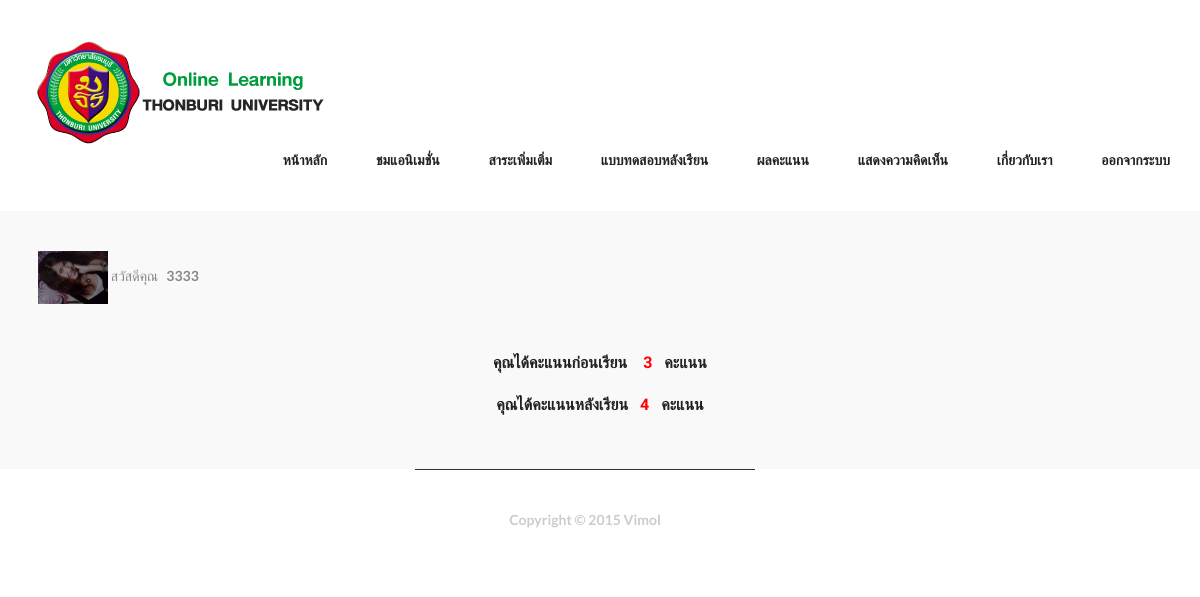
The app's page /showscore.php (signed in) with its own data.
### tables this page shows
CREATE TABLE `tb_member` (
  `Username` varchar(100) NOT NULL,
  `Password` varchar(100) NOT NULL,
  `Name` varchar(100) NOT NULL,
  `Email` varchar(100) NOT NULL,
  `Gender` varchar(100) NOT NULL,
  `Mtype` varchar(100) NOT NULL,
  `Pic` varchar(200) NOT NULL
);

CREATE TABLE `tb_score` (
  `Username` varchar(100) NOT NULL,
  `PrevScore` varchar(2) NOT NULL,
  `CurrentScore` varchar(2) NOT NULL
);

### showscore.php (the view, shortened to what this page needs)
<?php
$sql_request_image = "Select Pic From tb_member Where Username='".$_SESSION['ses_user']."'";
$result_request_image = mysql_query($sql_request_image);
$image_name = mysql_result($result_request_image,0,0);
$dir = "profile_images/";
?>
<!doctype html>
<html>
<head>
<link href="css/bootstrap.css" rel="stylesheet" type="text/css">
<link href="css/style-homepage.css" rel="stylesheet" type="text/css">
<link href="css/linecons.css" rel="stylesheet" type="text/css">
<link href="css/font-awesome.css" rel="stylesheet" type="text/css">
<link href="css/responsive.css" rel="stylesheet" type="text/css">
<link href="css/animate.css" rel="stylesheet" type="text/css">
</head>
<body>
<header id="header_outer">
  <div class="container">
    <div class="header_section">
    <table width="300" border="0">
  <tbody>
    <tr>
      <td><center>
      <a href="#"><img src="img/logo2.png" width="300" height="120" alt=""></a>
      </td>
    </tr>
  </tbody>
</table>
      <nav class="nav" id="nav">
        <ul class="">
           <li><a href="homepage.php">หน้าหลัก</a></li>
          <li><a href="animation.php">ชมแอนิเมชั่น</a></li>
          <li><a href="substance.php">สาระเพิ่มเติ่ม</a></li>
          <li><a href="posttest.php">แบบทดสอบหลังเรียน</a></li>
          <li><a href="showscore.php">ผลคะแนน</a></li>
          <li><a href="showcomment.php">แสดงความคิดเห็น</a></li>
          <li><a href="about.php">เกี่ยวกับเรา</a></li>
          <li><a href="logout.php">ออกจากระบบ</a></li>
        </ul>
      </nav>
      <a class="res-nav_click animated wobble wow"  href="javascript:void(0)"><i class="fa-bars"></i></a> </div>
  </div>
</header>
<section id="top_content" class="top_cont_outer">
  <div class="top_cont_inner">
    <div class="container"> <br><br>
   </b> &nbsp;&nbsp; <?php echo " <img style='width:70px' src='".$dir.$image_name."'/>" ?> สวัสดีคุณ   &nbsp;&nbsp;<b><?php echo $_SESSION['ses_user']?>
      <div class="top_content">
        <div class="row"><center>
         <?php
$sql="Select Mtype From tb_member Where Username='".$_SESSION['ses_user']."'";
$result = mysql_query($sql);
$cell_data = mysql_result($result,0,0);
if($cell_data == "New"){
	$sql_score_new1="Select PrevScore From tb_score Where Username='".$_SESSION['ses_user']."'";
	$result_score_new1 = mysql_query($sql_score_new1);
	$row = mysql_num_rows($result_score_new1);
	if($row == 0)
	{
	?>
 <h2>คุณยังไม่เคยทำแบบทดสอบก่อนเรียน</h2>
 <br>
 <a href="pretest.php" class="learn_more2">ทำแบบทดสอบก่อนเรียน</a> </div>
<?php
	}
	else
	{
		?>
    <h2>คุณได้คะแนนก่อนเรียน &nbsp;&nbsp; <?php echo $_score_new1 ?>&nbsp;&nbsp; คะแนน</h2>
    <br>
    <a href="posttest.php" class="learn_more2">ทำแบบทดสอบหลังเรียน</a> </div>
	<?php }
}
else{
	$sql_score_old1="Select PrevScore From tb_score Where Username='".$_SESSION['ses_user']."'";
	$result_score_old1 = mysql_query($sql_score_old1);
	$_score_old1 = mysql_result($result_score_old1,0,0);
	$sql_score_old2="Select CurrentScore From tb_score Where Username='".$_SESSION['ses_user']."'";
	$result_score_old2 = mysql_query($sql_score_old2);
	$_score_old2 = mysql_result($result_score_old2,0,0);
	if($_score_old2 == "")
	{?>
    <h2>คุณได้คะแนนก่อนเรียน &nbsp;&nbsp; <?php echo $_score_old1 ?>&nbsp;&nbsp; คะแนน</h2>
    <br>
    <a href="posttest.php" class="learn_more2">ทำแบบทดสอบหลังเรียน</a> </div>
<?php	}
	else
	{
	?>
		 <h3>คุณได้คะแนนก่อนเรียน &nbsp;&nbsp;<font color="#FF0004"> <?php echo $_score_old1 ?>&nbsp;&nbsp;</font> คะแนน</h3>
    <br>
     <h3>คุณได้คะแนนหลังเรียน&nbsp;&nbsp; <font color="#FF0004"> <?php echo $_score_old2 ?>&nbsp;&nbsp;</font> คะแนน</h3>
    <br>
  <?php
	}
	?>
<?php } ?>
        </center></div>
      </div>
    </div>
  </div>
</section>
<div class="container row col-md-4 col-md-offset-4">
  <div class="container row col-md-12">
    <div class="footer_bottom"> <span>Copyright © 2015 Vimol </span> </div>
  </div>
</body>
</html>

### css/style-homepage.css (style rules this page uses)
ul { list-style:none; }
img { max-width:100%; }
a, a:hover, a:active { outline:0px !important }
body { background:#fff; font-family: 'Lato', sans-serif; font-size:14px; font-weight:normal; color:#888888; margin:0; }
h3 { font-family: 'Dosis', sans-serif; font-weight: 600; color:#222222; font-size:16px; margin:0 0 5px 0; text-transform:uppercase; }
#header_outer { background:#ffffff; padding:30px 0px; }
.header_section { position:relative; }
.nav { float:right; }
.nav ul { list-style:none; padding:0px; }
.nav ul li { display:inline-block; margin:0 23px; }
.nav ul li:last-child { margin:0 0 0 23px; }
.nav ul li a { display:block; font-size:14px; color:#222222; font-family:'Dosis'; text-decoration:none; text-transform:uppercase; font-weight: 600; transition:all 0.2s ease-in-out; -moz-transition:all 0.2s ease-in-out; -webkit-transition:all 0.2s ease-in-out; }
.top_cont_outer { background:#f9f9f9; position:relative; }
.top_cont_inner { background:#f9f9f9; }
.top_content { position:relative; padding-top: 50px; padding-bottom:30px; }
.footer_bottom { border-top:1px solid #333333; padding:40px 0; }
.footer_bottom span { display:block; font-size:14px; color:#cccccc; text-align:center; }

### css/responsive.css (style rules this page uses)
@media only screen and (min-width: 980px) and (max-width: 1200px) { .top_cont_inner { background-size:400px; } }

### records on screen
tb_member: Pic (picture)
tb_score: PrevScore "3", CurrentScore "4"

### other values on screen
$_SESSION['ses_user'] "3333"
